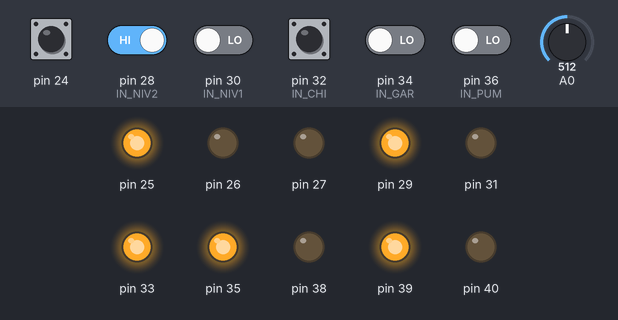
A program run on a simulated Arduino Mega 2560, built with avr-gcc and run on an emulated ATmega2560. Parts: output pins drawn as LEDs (lit = HIGH). The inputs (shaded band) are chosen by the test bench; at power-on: pin 24, pin 28 (IN_NIV2), pin 32 (IN_CHI) HIGH, pin 30 (IN_NIV1), pin 34 (IN_GAR), pin 36 (IN_PUM) LOW, A0 = 512. No radio packets arrive unless stated.

Above: at 2.2 s.
2.3 s: pin 28 (IN_NIV2) driven LOW
At 2.8 s:
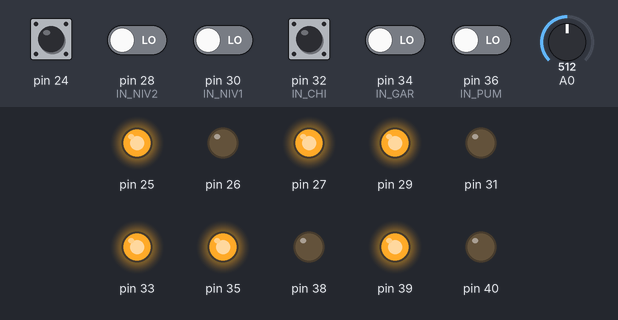
3.8 s: pin 30 (IN_NIV1) driven HIGH
At 4.1 s:
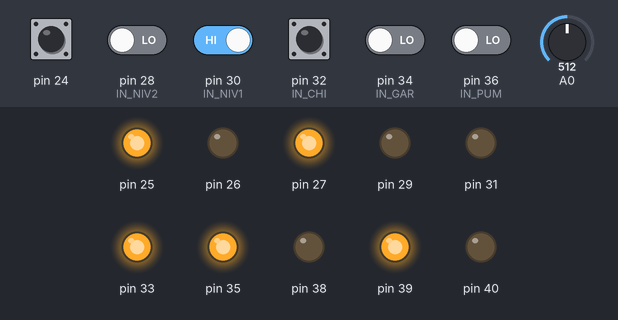
5.3 s: pin 34 (IN_GAR) driven HIGH
At 6.6 s:
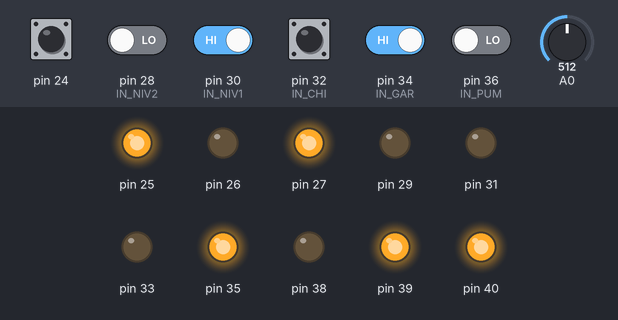
6.9 s: pin 36 (IN_PUM) driven HIGH
At 8.2 s:
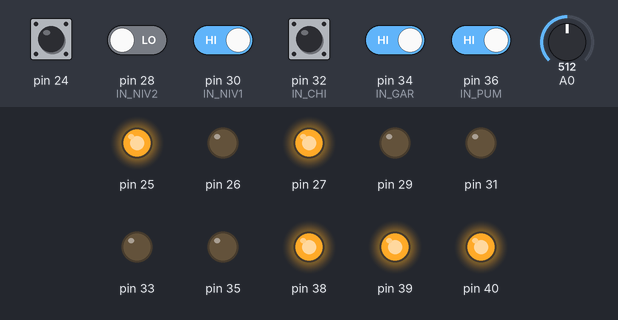
8.5 s: pin 28 (IN_NIV2) driven HIGH
At 9.6 s:
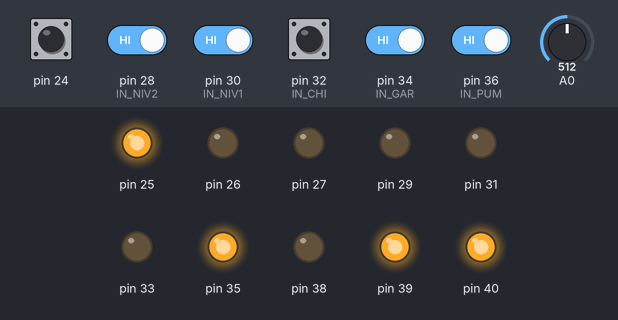
10.0 s: pin 30 (IN_NIV1) driven LOW
At 10.9 s:
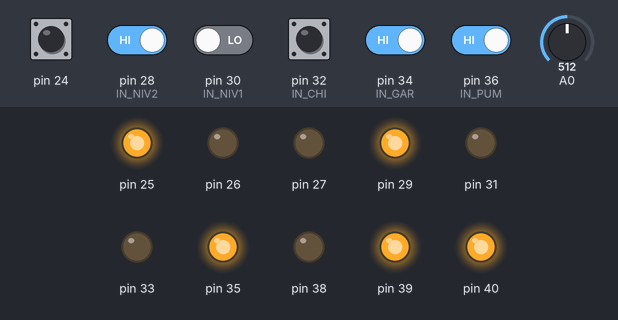
Timing chart, 0 to 12.5 s (numbered marks = the images above; inputs shaded):
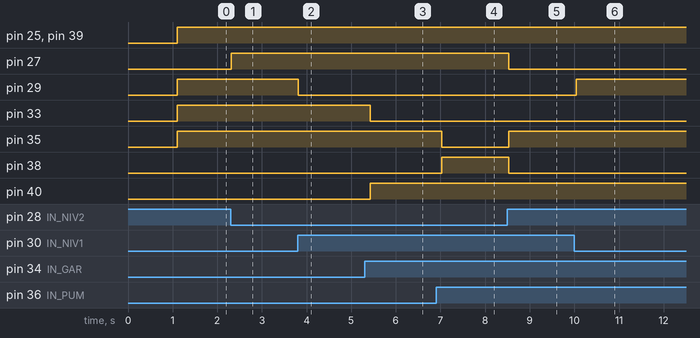

The program:

main.cpp
```cpp
#include <Arduino.h>
#include <Ultrasonic.h>
#include <TimerOne.h>
#include <SPI.h>
#include "RF24.h"

// Abrevoir toutes les 2h pendant 3s

const int IN_NIV1 = 30;
const int IN_NIV2 = 28;
const int IN_PUM = 36;
const int IN_GAR = 34;
const int IN_CHI = 32;

bool autom = 1;
bool extra;
bool gar;
bool pum;
bool chi;
bool lastState;
bool currentState;
bool lastState_1;
bool currentState_1;
bool lastState_2;
bool currentState_2;
bool lastState_3;
bool currentState_3;
bool pumping;
bool flagArros;

int currentTime;
int lastTime = 0;
int currentLux;
int lastLux;

volatile unsigned long count = 0; // use volatile for shared variables

Ultrasonic ultrasonic(2, 3);

RF24 myRadio (22, 23);
byte addresses[][6] = {"0"};

struct package {
  int mode;
  bool chi;
  bool pum;
  bool gar;
  bool niv1;
  bool niv2;
  int lev;
};


typedef struct package Package;
Package dataRecieve;
Package dataTransmit;

char rec[15];

void pump(bool mode){
  if (mode == 1 && !digitalRead(IN_NIV2)){
    analogWrite(38,255);
    analogWrite(35, 0);
    pum = 1;

  }
  else if (!mode){
    analogWrite(38,0);
    analogWrite(35, 255);
    pum = 0;
  }
}

void chicken(bool mode){
  if (mode){
    analogWrite(39,255);
    analogWrite(31,0);
    chi = 1;
  }
  else if (!mode){
    analogWrite(39,0);
    analogWrite(31,255);
    chi = 0;
  }

}

void garden(bool mode){
  if (mode){
    analogWrite(40,255);
    analogWrite(33,0);
    gar = 1;
  }
  else if (!mode){
    analogWrite(33,255);
    analogWrite(40,0);
    gar = 0;
  }

}

void counter(void)
{
  count = count + 1;
  if (count >= 60){
    count = 0;
  }

}

void setup()
{
  Serial.begin(115200);

  pinMode(24,INPUT);
  pinMode(IN_NIV1,INPUT);
  pinMode(IN_NIV2,INPUT);
  pinMode(IN_GAR,INPUT);
  pinMode(IN_CHI, INPUT);
  pinMode(IN_PUM,INPUT);
  pinMode(A0,INPUT);

  Timer1.initialize(1000000);
  Timer1.attachInterrupt(counter); // blinkLED to run every 1 second


  delay(1000);

  myRadio.begin();
  myRadio.setChannel(115);
  myRadio.setPALevel(RF24_PA_MAX);
  myRadio.setDataRate( RF24_250KBPS );

  myRadio.openReadingPipe(1, addresses[0]);
  myRadio.startListening();
}


void loop()
{
  currentState = digitalRead(24);
  currentState_1 = digitalRead(IN_GAR);
  currentState_2 = digitalRead(IN_PUM);
  currentState_3 = digitalRead(IN_CHI);
  currentTime = millis();
  unsigned long copyCount;

  myRadio.startListening();
  if (myRadio.available()){
    while ( myRadio.available()) {
      myRadio.read( &rec, sizeof(rec) );
    }/*
    Serial.println(dataRecieve.mode);
    Serial.println(dataRecieve.gar);
    Serial.println(dataRecieve.pum);
    Serial.println(dataRecieve.chi);
    Serial.println(dataRecieve.lev);
    */
   Serial.println(rec);
  }

  delay(100);


  if (digitalRead(IN_NIV1)){
    analogWrite(29,0);
  }
  else{
    analogWrite(29,255);
  }

  if (digitalRead(IN_NIV2)){
    analogWrite(27,0);
  }
  else{
    analogWrite(27,255);
  }

  if (currentState != lastState && currentState ==1)
  {
    if (autom){
      autom = 0;
      extra = 0;
      if (!flagArros){
        garden(0);
      }
    }
    else if (!autom && !extra){
      extra = 1;
    }
    else if (extra){
      autom = 1;
    }
  }

  if (autom){
    currentLux = analogRead(A0);
    analogWrite(26,255);
    analogWrite(25,0);
    //Serial.println(currentLux);

    if ((digitalRead(IN_NIV1)==0 && (digitalRead(IN_NIV2)==0))){
      pump(1);
      pumping = 1;
    }
    else if ((!digitalRead(IN_NIV2) && (pumping ==1))){
      pump(1);
    }
    else if (digitalRead(IN_NIV2)){
      pumping = 0;
      pump(0);
    }

    if (currentLux <= 120 && flagArros){
      noInterrupts();
      copyCount = count;
      interrupts();
      garden(1);
      delay(1000);
    }
    noInterrupts();
    if (flagArros && count == copyCount){
      garden(0);
      flagArros = 0;
    }
    interrupts();
  }

  else if (!autom && !extra){
    analogWrite(25,255);
    analogWrite(26,0);
  }
  else if (extra){
    analogWrite(25,0);
    analogWrite(26,0);
  }

  if (digitalRead(IN_NIV2)){
      pump(0);
      pumping = 0;
    }


  //Serial.print(ultrasonic.read());

  if ((currentTime-lastTime) >= 7200000){
    chicken(1);
    delay(3000);
    chicken(0);
    lastTime = currentTime;
  }

  if (currentState_3 != lastState_3 && currentState_3 ==1)
  {
    if (chi){
      chicken(0);
      chi = 0;
    }
    else {
      chicken(1);
      chi = 1;
    }
  }

  if (currentState_1 != lastState_1 && currentState_1 ==1)
  {
    if (gar){
      garden(0);
      gar = 0;
    }
    else {
      garden(1);
      gar = 1;
    }
  }

  if (currentState_2 != lastState_2 && currentState_2 ==1)
  {
    if (pum){
      pump(0);
      pum = 0;
    }
    else {
      pump(1);
      pum = 1;
    }
  }
  if (analogRead(A0) >= 160){
    flagArros = 1;
  }

  lastState = currentState;
  lastState_1 = currentState_1;
  lastState_2 = currentState_2;
  lastState_3 = currentState_3;
  lastLux = analogRead(A0);

}
```

Comm.cpp
```cpp
#include <Arduino.h>
#include "RTClib.h"
#include <SPI.h>
#include <nRF24L01.h>
#include <RF24.h>
#include <RH_NRF24.h>

// Singleton instance of the radio driver

char rxMessage[25];

const int RH_RF24_MAX_MESSAGE_LEN = 25;

void rxData(){
    RH_NRF24 nrf24;
    if (nrf24.available())
  {
    // Should be a message for us now
    uint8_t buf[RH_RF24_MAX_MESSAGE_LEN];
    uint8_t len = sizeof(buf);
    if (nrf24.recv(buf, &len))
    {
      Serial.print("message: ");
      Serial.println((char*)buf);
      sprintf(rxMessage,"%s",buf);
    }
  }
}

/*
void sendData(char toBeSent)
{
// Send a message
  uint8_t data[] = toBeSent;
  nrf24.send(data, sizeof(data));
  nrf24.waitPacketSent();
}
*/
void setupComm(){
  RH_NRF24 nrf24;
  if (!nrf24.init())
    Serial.println("init failed");
  // Defaults after init are 2.402 GHz (channel 2), 2Mbps, 0dBm
  if (!nrf24.setChannel(1))
    Serial.println("setChannel failed");
  if (!nrf24.setRF(RH_NRF24::DataRate2Mbps, RH_NRF24::TransmitPower0dBm))
    Serial.println("setRF failed");
  Serial.println("setup Done") ;
}

void communicate(){
  RH_NRF24 nrf24;
  if (nrf24.available())
  {
    // Should be a message for us now
    uint8_t buf[RH_RF24_MAX_MESSAGE_LEN];
    uint8_t len = sizeof(buf);
    if (nrf24.recv(buf, &len))
    {

      Serial.print("got request: ");
      Serial.println((char*)buf);


      // Send a reply
      uint8_t data[] = "And hello back to you";
      nrf24.send(data, sizeof(data));
      nrf24.waitPacketSent();
      Serial.println("Sent a reply");
    }
    else
    {
      Serial.println("recv failed");
    }
  }
}
```

Measured:
- after the input at 2.3 s, pin 27: LOW → HIGH at once
- after the input at 3.8 s, pin 29: HIGH → LOW at once
- after the input at 5.3 s, pin 33: HIGH → LOW after 0.12 s; pin 40: LOW → HIGH after 0.12 s
- after the input at 6.9 s, pin 35: HIGH → LOW after 0.13 s; pin 38: LOW → HIGH after 0.13 s
- after the input at 8.5 s, pin 27, pin 38: HIGH → LOW at once; pin 35: LOW → HIGH at once
- after the input at 10.0 s, pin 29: LOW → HIGH at once
